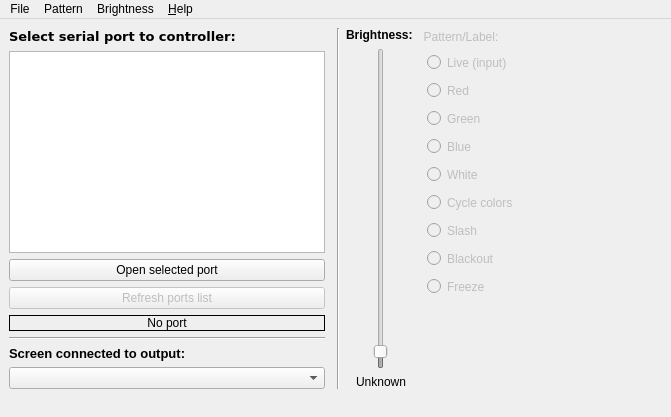
<?xml version="1.0" encoding="UTF-8"?>
<ui version="4.0">
 <author>Dieter Vansteenwegen</author>
 <class>MainWindow</class>
 <widget class="QMainWindow" name="MainWindow">
  <property name="geometry">
   <rect>
    <x>0</x>
    <y>0</y>
    <width>671</width>
    <height>417</height>
   </rect>
  </property>
  <property name="cursor">
   <cursorShape>ArrowCursor</cursorShape>
  </property>
  <property name="windowTitle">
   <string notr="true">Novastar MCTRL300 basic controller</string>
  </property>
  <widget class="QWidget" name="centralwidget">
   <layout class="QHBoxLayout" name="horizontalLayout">
    <item>
     <layout class="QVBoxLayout" name="v_layout_port">
      <property name="sizeConstraint">
       <enum>QLayout::SizeConstraint::SetDefaultConstraint</enum>
      </property>
      <item>
       <widget class="QLabel" name="label_2">
        <property name="font">
         <font>
          <family>DejaVu Sans</family>
          <pointsize>10</pointsize>
          <bold>true</bold>
         </font>
        </property>
        <property name="text">
         <string notr="true">Select serial port to controller:</string>
        </property>
       </widget>
      </item>
      <item>
       <widget class="QTableView" name="tbl_serial_ports">
        <property name="horizontalScrollBarPolicy">
         <enum>Qt::ScrollBarPolicy::ScrollBarAsNeeded</enum>
        </property>
        <property name="editTriggers">
         <set>QAbstractItemView::EditTrigger::NoEditTriggers</set>
        </property>
        <property name="tabKeyNavigation">
         <bool>false</bool>
        </property>
        <property name="selectionMode">
         <enum>QAbstractItemView::SelectionMode::SingleSelection</enum>
        </property>
        <property name="selectionBehavior">
         <enum>QAbstractItemView::SelectionBehavior::SelectRows</enum>
        </property>
        <property name="wordWrap">
         <bool>false</bool>
        </property>
        <attribute name="horizontalHeaderVisible">
         <bool>true</bool>
        </attribute>
        <attribute name="verticalHeaderVisible">
         <bool>false</bool>
        </attribute>
       </widget>
      </item>
      <item>
       <widget class="QPushButton" name="btn_serial_open">
        <property name="text">
         <string notr="true">Open selected port</string>
        </property>
        <property name="checkable">
         <bool>true</bool>
        </property>
       </widget>
      </item>
      <item>
       <widget class="QPushButton" name="btn_serial_refresh">
        <property name="enabled">
         <bool>false</bool>
        </property>
        <property name="text">
         <string>Refresh ports list</string>
        </property>
       </widget>
      </item>
      <item>
       <widget class="QLabel" name="lbl_serial_status">
        <property name="frameShape">
         <enum>QFrame::Shape::Box</enum>
        </property>
        <property name="text">
         <string notr="true">No port</string>
        </property>
        <property name="textFormat">
         <enum>Qt::TextFormat::PlainText</enum>
        </property>
        <property name="alignment">
         <set>Qt::AlignmentFlag::AlignCenter</set>
        </property>
       </widget>
      </item>
      <item>
       <widget class="Line" name="line_3">
        <property name="orientation">
         <enum>Qt::Orientation::Horizontal</enum>
        </property>
       </widget>
      </item>
      <item>
       <widget class="QLabel" name="label_7">
        <property name="font">
         <font>
          <pointsize>10</pointsize>
          <bold>true</bold>
         </font>
        </property>
        <property name="text">
         <string notr="true">Screen connected to output:</string>
        </property>
       </widget>
      </item>
      <item>
       <widget class="QComboBox" name="cmb_output">
        <property name="minimumSize">
         <size>
          <width>0</width>
          <height>20</height>
         </size>
        </property>
        <property name="toolTip">
         <string>Select which controller output is connected to the screen</string>
        </property>
        <property name="toolTipDuration">
         <number>5</number>
        </property>
        <property name="editable">
         <bool>false</bool>
        </property>
        <property name="currentText">
         <string/>
        </property>
        <property name="currentIndex">
         <number>-1</number>
        </property>
        <property name="maxVisibleItems">
         <number>2</number>
        </property>
       </widget>
      </item>
     </layout>
    </item>
    <item>
     <widget class="Line" name="line">
      <property name="orientation">
       <enum>Qt::Orientation::Horizontal</enum>
      </property>
     </widget>
    </item>
    <item>
     <widget class="Line" name="line_2">
      <property name="orientation">
       <enum>Qt::Orientation::Vertical</enum>
      </property>
     </widget>
    </item>
    <item>
     <layout class="QHBoxLayout" name="h_layout_settings">
      <item>
       <layout class="QHBoxLayout" name="HLayoutSettings_dummy">
        <item>
         <layout class="QVBoxLayout" name="verticalLayout_3">
          <item>
           <widget class="QLabel" name="lbl_brightness">
            <property name="maximumSize">
             <size>
              <width>16777215</width>
              <height>20</height>
             </size>
            </property>
            <property name="baseSize">
             <size>
              <width>0</width>
              <height>20</height>
             </size>
            </property>
            <property name="font">
             <font>
              <bold>true</bold>
             </font>
            </property>
            <property name="text">
             <string notr="true">Brightness:</string>
            </property>
           </widget>
          </item>
          <item>
           <widget class="QSlider" name="sldr_brightness">
            <property name="enabled">
             <bool>false</bool>
            </property>
            <property name="minimumSize">
             <size>
              <width>70</width>
              <height>0</height>
             </size>
            </property>
            <property name="cursor">
             <cursorShape>ClosedHandCursor</cursorShape>
            </property>
            <property name="autoFillBackground">
             <bool>false</bool>
            </property>
            <property name="maximum">
             <number>255</number>
            </property>
            <property name="value">
             <number>8</number>
            </property>
            <property name="sliderPosition">
             <number>8</number>
            </property>
            <property name="orientation">
             <enum>Qt::Orientation::Vertical</enum>
            </property>
            <property name="invertedAppearance">
             <bool>false</bool>
            </property>
            <property name="tickPosition">
             <enum>QSlider::TickPosition::NoTicks</enum>
            </property>
            <property name="tickInterval">
             <number>10</number>
            </property>
           </widget>
          </item>
          <item>
           <widget class="QLabel" name="lbl_brightness_value">
            <property name="maximumSize">
             <size>
              <width>16777215</width>
              <height>20</height>
             </size>
            </property>
            <property name="baseSize">
             <size>
              <width>0</width>
              <height>20</height>
             </size>
            </property>
            <property name="text">
             <string notr="true">Unknown</string>
            </property>
            <property name="alignment">
             <set>Qt::AlignmentFlag::AlignCenter</set>
            </property>
           </widget>
          </item>
         </layout>
        </item>
        <item>
         <widget class="QGroupBox" name="grp_patterns">
          <property name="enabled">
           <bool>false</bool>
          </property>
          <property name="sizePolicy">
           <sizepolicy hsizetype="Expanding" vsizetype="Preferred">
            <horstretch>0</horstretch>
            <verstretch>0</verstretch>
           </sizepolicy>
          </property>
          <property name="font">
           <font>
            <bold>false</bold>
           </font>
          </property>
          <property name="styleSheet">
           <string notr="true">border: none</string>
          </property>
          <property name="title">
           <string>Pattern/Label:</string>
          </property>
          <property name="alignment">
           <set>Qt::AlignmentFlag::AlignLeading|Qt::AlignmentFlag::AlignLeft|Qt::AlignmentFlag::AlignVCenter</set>
          </property>
          <property name="flat">
           <bool>true</bool>
          </property>
          <widget class="QWidget" name="layoutWidget">
           <property name="geometry">
            <rect>
             <x>0</x>
             <y>20</y>
             <width>112</width>
             <height>260</height>
            </rect>
           </property>
           <layout class="QVBoxLayout" name="verticalLayout">
            <property name="leftMargin">
             <number>5</number>
            </property>
            <item>
             <widget class="QRadioButton" name="btn_normal">
              <property name="text">
               <string notr="true">Live (input)</string>
              </property>
             </widget>
            </item>
            <item>
             <widget class="QRadioButton" name="btn_red">
              <property name="text">
               <string notr="true">Red</string>
              </property>
             </widget>
            </item>
            <item>
             <widget class="QRadioButton" name="btn_green">
              <property name="text">
               <string notr="true">Green</string>
              </property>
             </widget>
            </item>
            <item>
             <widget class="QRadioButton" name="btn_blue">
              <property name="text">
               <string notr="true">Blue</string>
              </property>
             </widget>
            </item>
            <item>
             <widget class="QRadioButton" name="btn_white">
              <property name="text">
               <string notr="true">White</string>
              </property>
             </widget>
            </item>
            <item>
             <widget class="QRadioButton" name="btn_cycle_colors">
              <property name="text">
               <string notr="true">Cycle colors</string>
              </property>
             </widget>
            </item>
            <item>
             <widget class="QRadioButton" name="btn_slash">
              <property name="text">
               <string notr="true">Slash</string>
              </property>
             </widget>
            </item>
            <item>
             <widget class="QRadioButton" name="btn_blackout">
              <property name="enabled">
               <bool>false</bool>
              </property>
              <property name="text">
               <string notr="true">Blackout</string>
              </property>
             </widget>
            </item>
            <item>
             <widget class="QRadioButton" name="btn_freeze">
              <property name="enabled">
               <bool>false</bool>
              </property>
              <property name="text">
               <string notr="true">Freeze</string>
              </property>
             </widget>
            </item>
           </layout>
          </widget>
         </widget>
        </item>
       </layout>
      </item>
     </layout>
    </item>
   </layout>
  </widget>
  <widget class="QMenuBar" name="menubar">
   <property name="geometry">
    <rect>
     <x>0</x>
     <y>0</y>
     <width>671</width>
     <height>23</height>
    </rect>
   </property>
   <widget class="QMenu" name="menu_help">
    <property name="title">
     <string>&amp;Help</string>
    </property>
    <addaction name="menu_show_logs"/>
    <addaction name="menu_about"/>
   </widget>
   <widget class="QMenu" name="menuBrightness">
    <property name="enabled">
     <bool>true</bool>
    </property>
    <property name="title">
     <string>Brightness</string>
    </property>
    <addaction name="brightness_1_pct"/>
    <addaction name="brightness_5_pct"/>
    <addaction name="brightness_50_pct"/>
    <addaction name="brightness_100_pct"/>
    <addaction name="separator"/>
    <addaction name="brightness_up"/>
    <addaction name="brightness_down"/>
   </widget>
   <widget class="QMenu" name="menuPattern">
    <property name="enabled">
     <bool>true</bool>
    </property>
    <property name="title">
     <string>Pattern</string>
    </property>
    <addaction name="pattern_live"/>
    <addaction name="pattern_red"/>
    <addaction name="pattern_green"/>
    <addaction name="pattern_blue"/>
    <addaction name="pattern_white"/>
    <addaction name="pattern_cycle_colors"/>
    <addaction name="pattern_slash"/>
    <addaction name="pattern_black"/>
    <addaction name="pattern_freeze"/>
    <addaction name="separator"/>
    <addaction name="pattern_next"/>
    <addaction name="pattern_previous"/>
   </widget>
   <widget class="QMenu" name="menuFile">
    <property name="title">
     <string>File</string>
    </property>
    <addaction name="action_Exit"/>
   </widget>
   <addaction name="menuFile"/>
   <addaction name="menuPattern"/>
   <addaction name="menuBrightness"/>
   <addaction name="menu_help"/>
  </widget>
  <widget class="QStatusBar" name="statusbar">
   <property name="sizeGripEnabled">
    <bool>false</bool>
   </property>
  </widget>
  <action name="menu_show_logs">
   <property name="text">
    <string>Show &amp;logs</string>
   </property>
   <property name="shortcut">
    <string notr="true">Ctrl+Shift+L</string>
   </property>
  </action>
  <action name="menu_about">
   <property name="text">
    <string>&amp;About</string>
   </property>
   <property name="shortcut">
    <string notr="true">Ctrl+Shift+A</string>
   </property>
  </action>
  <action name="brightness_1_pct">
   <property name="text">
    <string>1%</string>
   </property>
   <property name="shortcut">
    <string>1</string>
   </property>
  </action>
  <action name="brightness_5_pct">
   <property name="text">
    <string>5%</string>
   </property>
   <property name="shortcut">
    <string>2</string>
   </property>
  </action>
  <action name="brightness_50_pct">
   <property name="text">
    <string>50%</string>
   </property>
   <property name="shortcut">
    <string>5</string>
   </property>
  </action>
  <action name="brightness_100_pct">
   <property name="text">
    <string>100%</string>
   </property>
   <property name="shortcut">
    <string>0</string>
   </property>
  </action>
  <action name="pattern_live">
   <property name="text">
    <string>Live</string>
   </property>
   <property name="shortcut">
    <string>N</string>
   </property>
  </action>
  <action name="pattern_red">
   <property name="text">
    <string>Red</string>
   </property>
   <property name="shortcut">
    <string>R</string>
   </property>
  </action>
  <action name="pattern_green">
   <property name="text">
    <string>Green</string>
   </property>
   <property name="shortcut">
    <string>G</string>
   </property>
  </action>
  <action name="pattern_blue">
   <property name="text">
    <string>Blue</string>
   </property>
   <property name="shortcut">
    <string>B</string>
   </property>
  </action>
  <action name="pattern_white">
   <property name="text">
    <string>White</string>
   </property>
   <property name="shortcut">
    <string>W</string>
   </property>
  </action>
  <action name="pattern_cycle_colors">
   <property name="text">
    <string>Cycle colors</string>
   </property>
   <property name="shortcut">
    <string>C</string>
   </property>
  </action>
  <action name="pattern_slash">
   <property name="text">
    <string>Slash</string>
   </property>
   <property name="shortcut">
    <string>S</string>
   </property>
  </action>
  <action name="pattern_black">
   <property name="enabled">
    <bool>false</bool>
   </property>
   <property name="text">
    <string>Blackout</string>
   </property>
  </action>
  <action name="pattern_freeze">
   <property name="enabled">
    <bool>false</bool>
   </property>
   <property name="text">
    <string>Freeze</string>
   </property>
  </action>
  <action name="brightness_up">
   <property name="text">
    <string>Brightness up</string>
   </property>
   <property name="shortcut">
    <string>Up</string>
   </property>
  </action>
  <action name="brightness_down">
   <property name="text">
    <string>Brightness down</string>
   </property>
   <property name="shortcut">
    <string>Down</string>
   </property>
  </action>
  <action name="pattern_next">
   <property name="text">
    <string>Next pattern</string>
   </property>
   <property name="shortcut">
    <string>Right</string>
   </property>
  </action>
  <action name="pattern_previous">
   <property name="text">
    <string>Previous pattern</string>
   </property>
   <property name="shortcut">
    <string>Left</string>
   </property>
  </action>
  <action name="action_Exit">
   <property name="text">
    <string>&amp;Exit</string>
   </property>
  </action>
 </widget>
 <tabstops>
  <tabstop>btn_serial_open</tabstop>
  <tabstop>cmb_output</tabstop>
  <tabstop>btn_serial_refresh</tabstop>
 </tabstops>
 <resources/>
 <connections/>
</ui>
